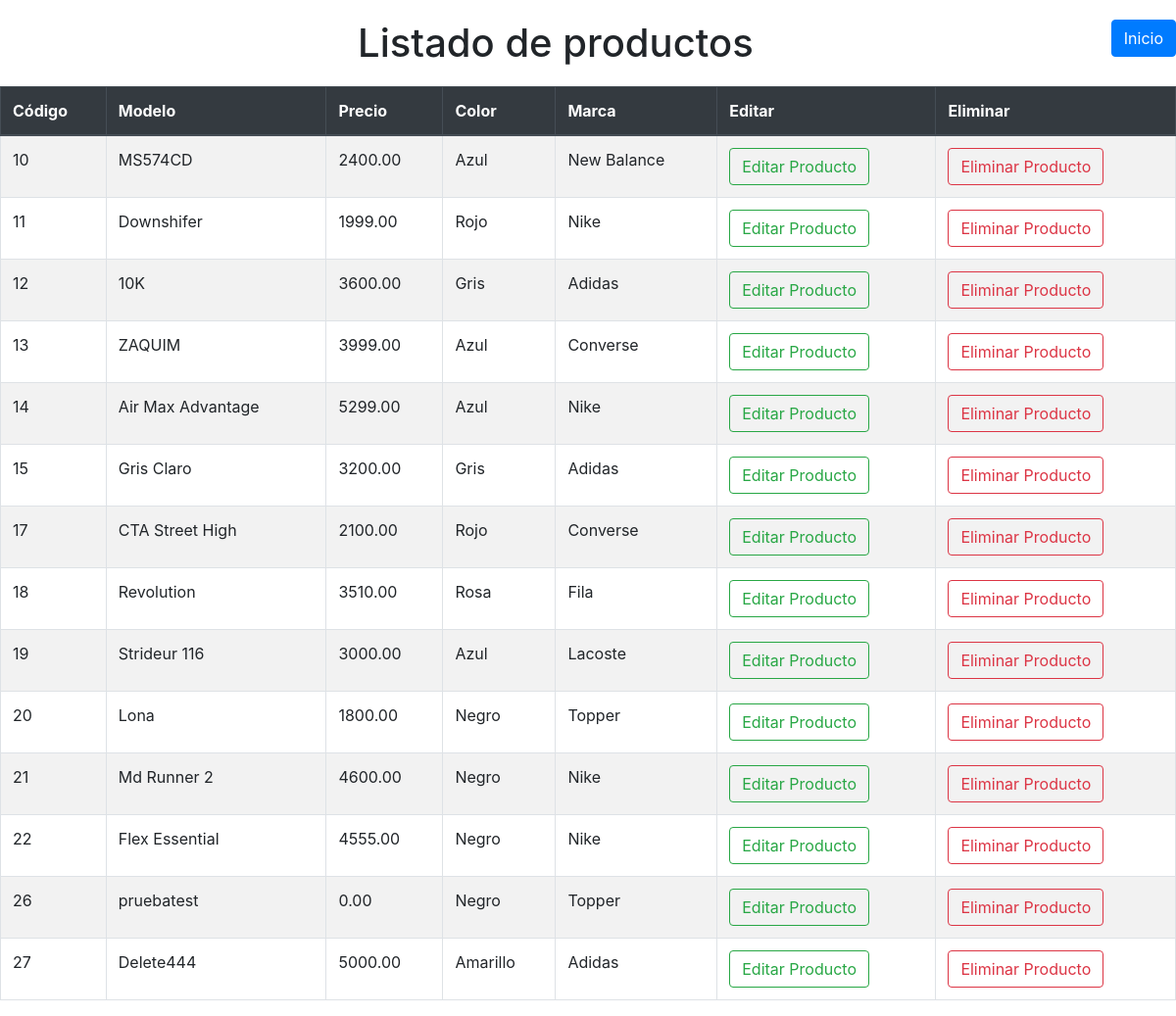
The app's page /php/list_products.php (signed in) with its own data.
### tables this page shows
CREATE TABLE `sneakers` (
  `id_sneakers` int(11) NOT NULL,
  `model` varchar(50) NOT NULL,
  `price` decimal(7,2) DEFAULT NULL,
  `id_colors` int(11) NOT NULL,
  `id_brands` int(11) NOT NULL,
  `initial_date` timestamp NOT NULL DEFAULT CURRENT_TIMESTAMP,
  `image` varchar(255) DEFAULT NULL,
  `observation` varchar(255) DEFAULT NULL
);

CREATE TABLE `colors` (
  `id_colors` int(11) NOT NULL,
  `description` varchar(50) NOT NULL
);

CREATE TABLE `brands` (
  `id_brand` int(11) NOT NULL,
  `description` varchar(50) NOT NULL
);

### php/list_products.php (the view, shortened to what this page needs)
<!doctype html>
<html lang="es">
<head>
<link rel="stylesheet" href="../css/bootstrap.min.css" />
</head>
<nav><a href="../index.php" class='btn btn-primary float-right' >Inicio</a></nav>
<body>
	<h1 class="text-center" style="margin: 20px 0px;">Listado de productos</h1>
	<table
		class="table table-bordered table-striped table-bordered table-hover">
		<thead class="thead-dark">
			<tr>
				<th>Código</th>
				<th>Modelo</th>
				<th>Precio</th>
				<th>Color</th>
				<th>Marca</th>
				<th>Editar</th>
				<th>Eliminar</th>
			</tr>
		</thead>
		<tbody>
		<?php
if ($_SESSION['logueado']) {
    $con = openCon('../config/db_products.ini');
    $con->set_charset("utf8mb4");
    $sql = "SELECT s.id_sneakers as sneakers, s.model as model, s.price as price, c.description as colors, b.description as brands FROM sneakers s INNER JOIN brands b on s.id_brands=b.id_brand INNER JOIN colors c on s.id_colors=c.id_colors;";
    $result = $con->query($sql);
    while ($row = $result->fetch_assoc()) {
        ?>
      <tr>
				<td><?php echo $row['sneakers'];?></td>
				<td><?php echo $row['model'];?></td>
				<td><?php echo $row['price'];?></td>
				<td><?php echo $row['colors'];?></td>
				<td><?php echo $row['brands'];?></td>
				<td><a href='#'
					onclick="updateProduct(<?php echo $row['sneakers']; ?>)"
					class='btn btn-outline-success'>Editar Producto</a></td>
				<td><a href='#'
					onclick="deleteProduct(<?php echo $row['sneakers']; ?>)"
					class='btn btn-outline-danger'>Eliminar Producto</a></td>
			</tr>
       <?php }} ?>
		</tbody>
	</table>
</body>
</html>

### records on screen
sneakers: id_sneakers "10", model "MS574CD", price "2400.00", id_colors.description "Azul", id_brands.description "New Balance"
sneakers: id_sneakers "11", model "Downshifer", price "1999.00", id_colors.description "Rojo", id_brands.description "Nike"
sneakers: id_sneakers "12", model "10K", price "3600.00", id_colors.description "Gris", id_brands.description "Adidas"
sneakers: id_sneakers "13", model "ZAQUIM", price "3999.00", id_colors.description "Azul", id_brands.description "Converse"
sneakers: id_sneakers "14", model "Air Max Advantage", price "5299.00", id_colors.description "Azul", id_brands.description "Nike"
sneakers: id_sneakers "15", model "Gris Claro", price "3200.00", id_colors.description "Gris", id_brands.description "Adidas"
sneakers: id_sneakers "17", model "CTA Street High", price "2100.00", id_colors.description "Rojo", id_brands.description "Converse"
sneakers: id_sneakers "18", model "Revolution", price "3510.00", id_colors.description "Rosa", id_brands.description "Fila"
sneakers: id_sneakers "19", model "Strideur 116", price "3000.00", id_colors.description "Azul", id_brands.description "Lacoste"
sneakers: id_sneakers "20", model "Lona", price "1800.00", id_colors.description "Negro", id_brands.description "Topper"
sneakers: id_sneakers "21", model "Md Runner 2", price "4600.00", id_colors.description "Negro", id_brands.description "Nike"
sneakers: id_sneakers "22", model "Flex Essential", price "4555.00", id_colors.description "Negro", id_brands.description "Nike"
sneakers: id_sneakers "26", model "pruebatest", price "0.00", id_colors.description "Negro", id_brands.description "Topper"
sneakers: id_sneakers "27", model "Delete444", price "5000.00", id_colors.description "Amarillo", id_brands.description "Adidas"
